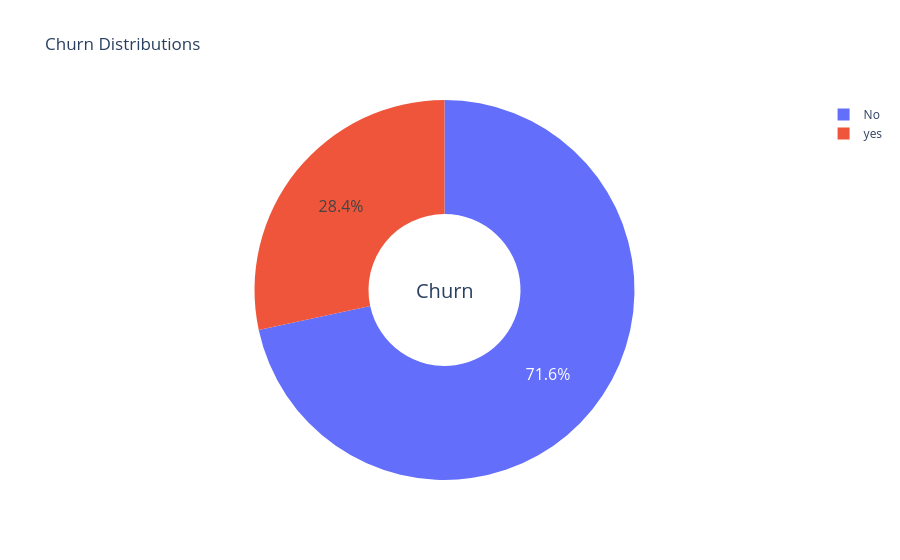

The cell this chart's notebook holds for it:
### Markdown cell above
# Exploratory Analysis

### Code cell
type_ = ["No", "yes"]
fig = make_subplots(rows=1, cols=1)

fig.add_trace(go.Pie(labels=type_, values=df['customerstatus'].value_counts(), name="customerstatus"))

# Use `hole` to create a donut-like pie chart
fig.update_traces(hole=.4, hoverinfo="label+percent+name", textfont_size=16)

fig.update_layout(
    title_text="Churn Distributions",
    # Add annotations in the center of the donut pies.
    annotations=[dict(text='Churn', x=0.5, y=0.5, font_size=20, showarrow=False)])
fig.show()

### Figure 1 — Plotly figure (JSON) as saved in the notebook; plotly's stock layout.template omitted (floating-point values rounded to 4 significant figures)
{"data": [{"hole": 0.4, "hoverinfo": "label+percent+name", "labels": ["No", "yes"], "name": "customerstatus", "textfont": {"size": 16}, "type": "pie", "values": [4720, 1869]}], "layout": {"annotations": [{"font": {"size": 20}, "showarrow": false, "text": "Churn", "x": 0.5, "y": 0.5}], "title": {"text": "Churn Distributions"}, "xaxis": {"anchor": "y", "domain": [0, 1]}, "yaxis": {"anchor": "x", "domain": [0, 1]}}}
